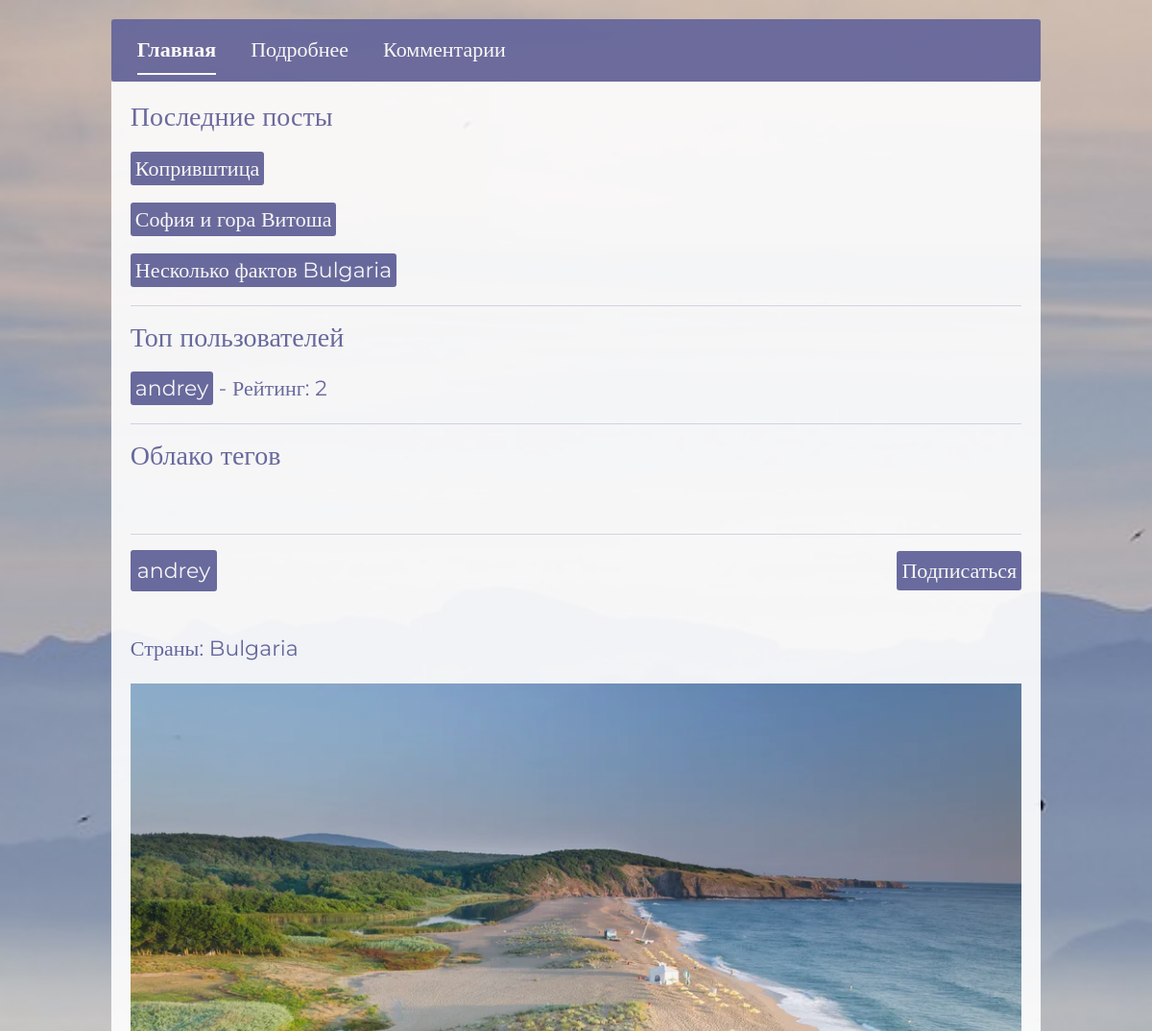
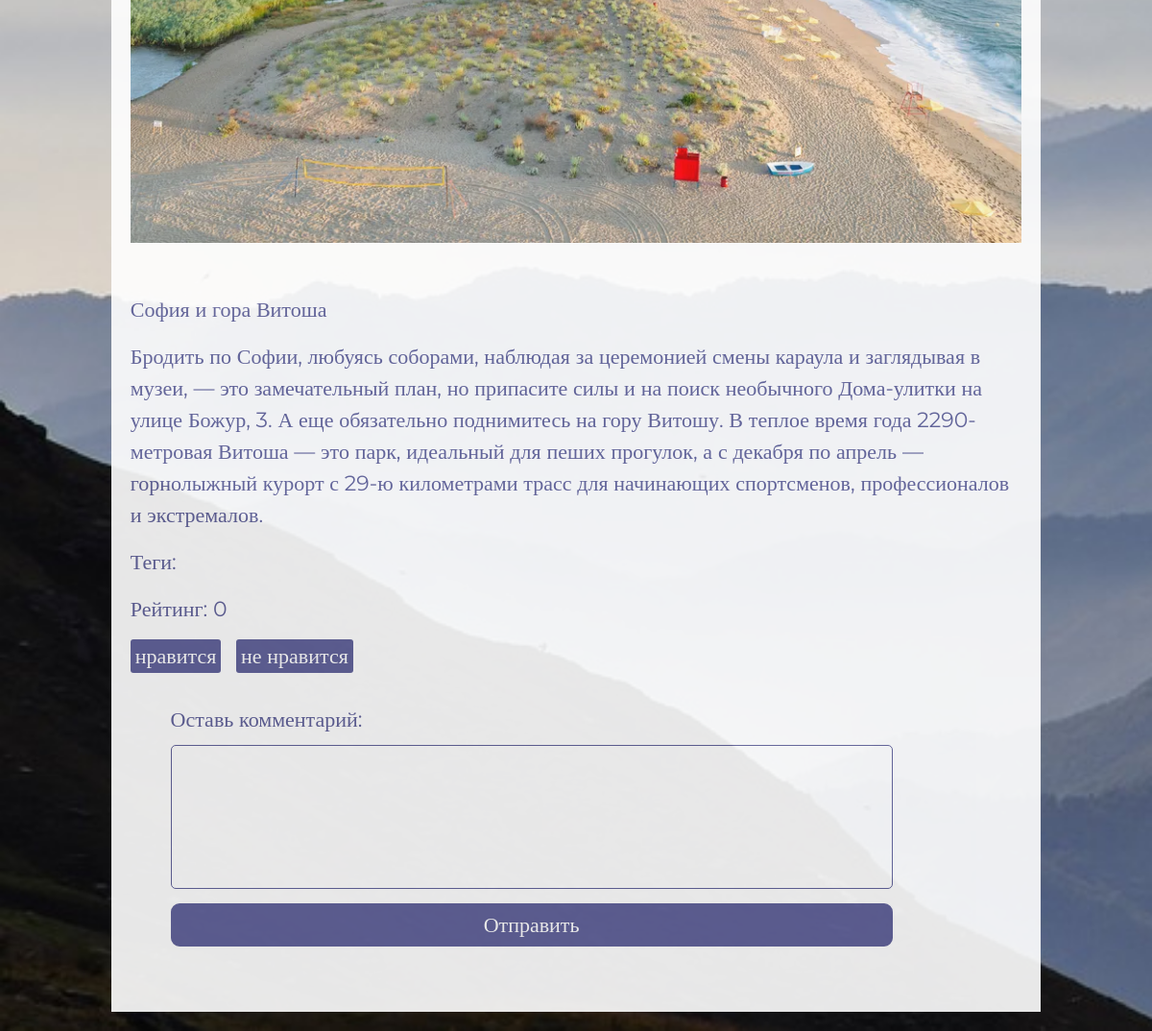
Before: /post/2/ (signed in) with the older database file (2 pictures, top to bottom).
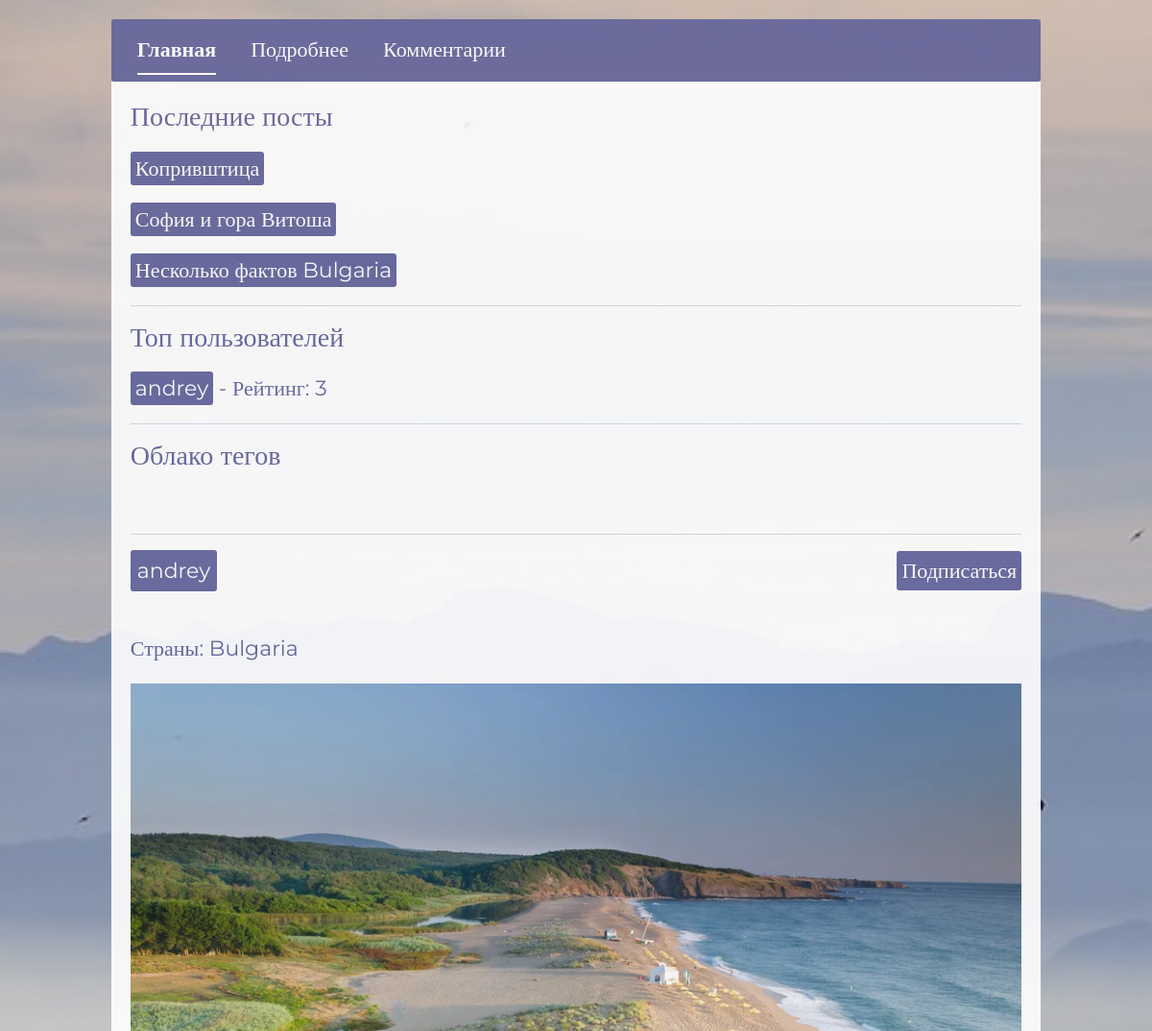
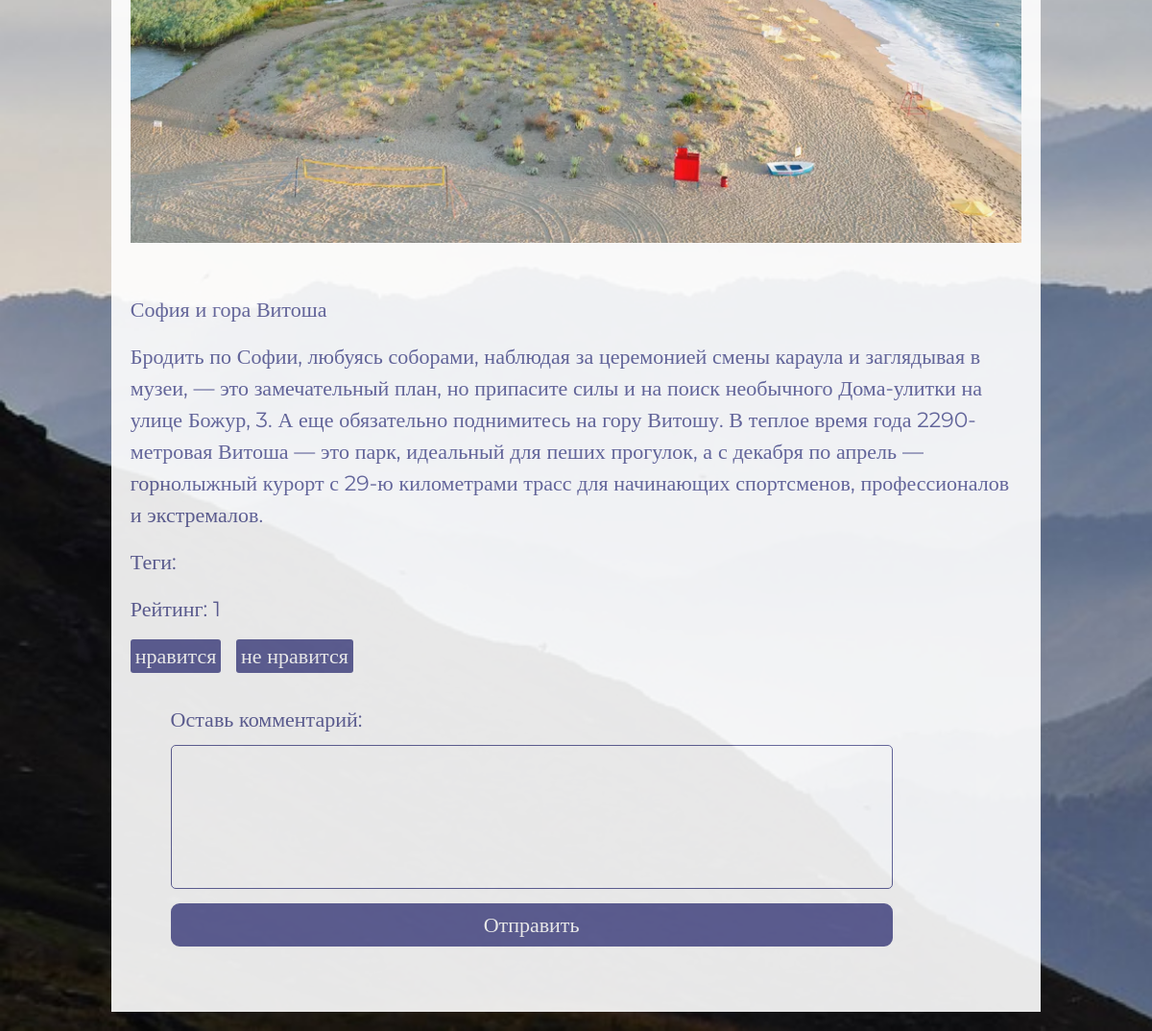
After: the same page with the newer database file (2 pictures, top to bottom).
### user/models.py (models this page shows, shortened)
class Post(models.Model):
    create_date = models.DateTimeField(auto_now_add=True)
    author = models.ForeignKey(User, on_delete=models.CASCADE,  verbose_name='Автор', blank=False, null=True, related_name='posts')
    countries = models.ManyToManyField(Country, blank=False, null=True, verbose_name="Страны")
    subject = models.CharField(max_length=255, blank=False, null=True, verbose_name='Тема')
    body = models.TextField(validators=[MinLengthValidator(3)], blank=False, null=True, verbose_name='Тело поста')
    photos = models.ManyToManyField(Photo, blank=True, verbose_name='Фотографии')
    tags = models.ManyToManyField(Tag, blank=True, verbose_name='Теги')
    rating = models.IntegerField(default=0, verbose_name='Рейтинг')
    class Meta:
        verbose_name = 'Пост'
        verbose_name_plural = 'Посты'

class Profile(models.Model):
    user = models.OneToOneField(User, on_delete=models.CASCADE, verbose_name='Пользователь')
    countries_interest = models.ManyToManyField(Country, blank=True, verbose_name="Интересующие страны")
    post_count = models.IntegerField(default=0, verbose_name='Количество постов')
    followers = models.ManyToManyField(User, related_name='following', blank=True, verbose_name='Подписчики')
    followers_count = models.IntegerField(default=0, verbose_name='Количество подписчиков')
    is_create = models.BooleanField(default=True, verbose_name='Создавать посты')
    is_blocked = models.BooleanField(default=False, verbose_name='Заблокирован')
    class Meta:
        verbose_name = 'Профиль'
        verbose_name_plural = 'Профили'

class Photo(models.Model):
    image = models.ImageField(upload_to='post_photos/', validators=[validate_image_size], verbose_name='Фото')
    class Meta:
        verbose_name = 'Фото'
        verbose_name_plural = 'Фотки'

### country/models.py (models this page shows, shortened)
class Country(models.Model):
    name = models.CharField(max_length=255, verbose_name='Название страны')
    top_level_domain = models.CharField(max_length=255, blank=True, verbose_name='Топ-уровневый домен')
    alpha2_code = models.CharField(max_length=255, unique=True, verbose_name='Двухбуквенный код страны')
    alpha3_code = models.CharField(max_length=255, unique=True, verbose_name='Трехбуквенный код страны')
    calling_code = models.CharField(max_length=255, blank=True, verbose_name='Телефонный код')
    capital = models.CharField(max_length=255, blank=True, verbose_name='Столица')
    alt_spellings = models.TextField(blank=True, verbose_name='Альтернативные написания')
    region = models.CharField(max_length=255, blank=True, verbose_name='Регион')
    class Meta:
        verbose_name = 'Страна'
        verbose_name_plural = 'Страны'

### user/views.py (the view)
# urls.py: path('post/<int:pk>/', views.post_detail_view, name='post_detail'),
@login_required
def post_detail_view(request, pk):
    profile = Profile.objects.get(user=request.user)
    blocked_response = check_user_blocked(profile)
    if blocked_response:
        return blocked_response
    form = CommentForm()
    post = get_object_or_404(Post, id=pk)
    is_following = False
    if request.user.is_authenticated:
        author_profile = get_object_or_404(Profile, user=post.author)
        is_following = author_profile.followers.filter(id=request.user.id).exists()
    context = {
        'form': form,
        'post': post,
        'is_following': is_following,
        'active_link': 'post_detail',
    }
    return render(request, 'user/post_detail.html', context)

### user/forms.py
class CommentForm(forms.ModelForm):
    body = forms.CharField(
        label='Тело поста',
        widget=forms.Textarea(attrs={'rows': 1, 'cols': 20}),
        required=True,
        validators=[MinLengthValidator(3)]  # Убедитесь, что это импортировано
    )
    class Meta:
        model = Comment
        fields = ['body']

### user/context_processors.py (called while the page is built)
def global_context(request):
    latest_posts = Post.objects.order_by('-create_date')[:3]
    tag_cloud = Tag.objects.all()
    top_users = Profile.objects.annotate(
        posts_count=Count('user__posts'),
        total_rating=Sum('user__posts__rating')
    ).filter(total_rating__gt=0).order_by('-total_rating')[:5]
    return {
        'latest_posts': latest_posts,
        'tag_cloud': tag_cloud,
        'top_users': top_users,
    }

### user/permissions.py (called while the page is built)
def check_user_blocked(profile):
    if profile.is_blocked:
        return HttpResponse("Ваш аккаунт заблокирован. Вы не можете создавать посты.", status=403)
    return None

### templates/user/post_detail.html (shortened to what this page needs)
{% extends 'base.html' %}
{% block extra_css %}
    {% load static %}
    <link rel="stylesheet" href="{% static 'css/post_detail.css' %}">
{% endblock %}
{% block content %}
    <div id="wrapper">
        <div id="index-nav">
            <ul class="nav nav-underline">
              <li class="nav-item" id="index-nav-item">
                <a id="index-link" class="nav-link active" aria-current="page" href="{% url 'index'%}">Главная</a>
              </li>
              <li class="nav-item" id="index-nav-item">
                <a id="index-link" class="nav-link" aria-current="page" href="{% url 'post_detail' post.id %}">Подробнее</a>
              </li>
              <li class="nav-item" id="index-nav-item">
                <a id="index-link" class="nav-link" href="{% url 'post_comments' post.id %}">Комментарии</a>
              </li>
            </ul>
        </div>
        <div id="lenta">
            {% include 'commom_info.html' %}
        </div>
        {% if active_link == 'post_detail' %}
            <div id="lenta">
                <hr>
                <div id="author">
                    <a href="#">{{post.author }}</a>
                    <div>
                        {% if request.user.is_authenticated %}
                            {% if request.user != post.author %}
                                {% if post.is_following %}
                                    <form action="{% url 'toggle_subscription' post.author.id %}" method="POST">
                                        {% csrf_token %}
                                        <button type="submit" id="subscription-bth">Отписаться</button>
                                    </form>
                                {% else %}
                                    <form action="{% url 'toggle_subscription' post.author.id %}" method="POST">
                                        <button type="submit" id="subscription-bth">Подписаться</button>
                                    </form>
                                {% endif %}
                            {% endif %}
                        {% endif %}
                    </div>
                </div>
                <br>
                <div id="country">
                    {% if post.countries.exists %}
                        <p>Страны:
                            {% for country in post.countries.all %}
                                {{ country.name }}{% if not forloop.last %}, {% endif %}
                            {% endfor %}
                        </p>
                    {% else %}
                        <p>Страны не указаны</p>
                    {% endif %}
                </div>
                <div id="img">
                    {% if post.photos.exists %}
                        <img src="{{ post.photos.first.image.url }}" alt="photo">
                    {% else %}
                            <p>Фотографии не загружены</p>
                    {% endif %}
                </div>
                <br>
                <div id="subject">
                    <p>
                        {{post.subject }}
                    </p>
                </div>
                <div id="info-text">
                    <p>
                        {{post.body }}
                    </p>
                </div>
                <div id="teg">
                    {% if post.countries.exists %}
                        <p>Теги:
                        </p>
                    {% else %}
                        <p>Теги не указаны</p>
                    {% endif %}
                </div>
                <div id="rating-{{ post.id }}">
                    <p>Рейтинг: <span class="rating-value">{{ post.rating }}</span></p>
                    {% if post.author != request.user %}
                        <div class="rating-buttons">
                            <a href="#" class="increase-rating" data-post-id="{{ post.id }}">нравится</a>
                            <a href="#" class="decrease-rating" data-post-id="{{ post.id }}">не нравится</a>
                        </div>
                    {% endif %}
                </div>
                {% if request.user.is_authenticated %}
                    <br>
                    <div id="add_comment">
                        <form method="post" action="{% url 'add_comment' post.id %}">
                            <div id="input-group">
                                <label for="{{ form.body.id_for_label }}">Оставь комментарий:</label>
                                    {{ form.body }}
                            </div>
                            <div id="form-button">
                                <button type="submit">Отправить</button>
                            </div>
                        </form>
                    </div>
                {% endif %}
                <br>
            </div>
        {% endif %}
    </div>
{% endblock %}

### templates/base.html (shortened to what this page needs)
<!DOCTYPE html>
<html lang="en">
<head>
    {% load static %}
    <link rel="stylesheet" href="{% static 'css/base.css' %}">
    <link rel="stylesheet" href="{% static 'css/bootstrap.min.css' %}">
    {% block extra_css %}{% endblock %}
</head>
<body id="body">
  <div class="container">
    {% block content %}{% endblock %}
  </div>
</body>
</html>

### templates/commom_info.html (shortened to what this page needs)
<div id="top-info">
    <h3>Последние посты</h3>
    {% for post in latest_posts %}
        <div id="link_posts">
            <a href="{% url 'post_detail' post.id %}">{{post.subject}}</a>
        </div>
    {% endfor %}
    <hr>
    <h3>Топ пользователей</h3>
    {% for user in top_users %}
        <div id="link_users">
            <a href="{% url 'profile_detail' user.user.id %}">{{user.user.username}}</a> - Рейтинг: {{ user.total_rating }}
        </div>
    {% endfor %}
    <hr>
    <h3>Облако тегов</h3>
</div>

### static/css/base.css (style rules this page uses)
x1html, body, div, span, applet, object, iframe, h1, h2, h3, h4, h5, h6, p, blockquote, pre, a, abbr, acronym, address, big, cite, code, del, dfn, em, img, ins, kbd, q, s, samp, small, strike, strong, sub, sup, tt, var, b, u, i, center, dl, dt, dd, ol, ul, li, fieldset, form, label, legend, table, caption, tbody, tfoot, thead, tr, th, td, article, aside, canvas, details, embed, figure, figcaption, footer, header, hgroup, menu, nav, output, ruby, section, summary, time, mark, audio, video { margin: 0; padding: 0; border: 0; font-size: 100%; font: inherit; vertical-align: baseline; }
body { line-height: 1; }
ol, ul { list-style: none; }
html { box-sizing: border-box; }
*, *::before, *::after { box-sizing: inherit; }
#body { height: auto !important; background-image: url(../img/mountains-3699372_1280.jpg); background-repeat: no-repeat; background-size: cover; font-family: 'Montserrat'; font-size: 22px; font-weight: 400; color:#000000; display: flex; justify-content: center; align-items: center; }
#input-group { display: flex; flex-direction: column; margin-bottom: 10px; }
#input-group label { margin-bottom: 10px; color: #62639B; }
#form-button button { width: 350px; height: 45px; background-color:#62639B; border-radius: 9px; border: 2px solid #62639B; color:white; }
#wrapper { display: flex; flex-direction: column; align-items: center; justify-content: center; margin: 0 auto; padding: 20px; }
#wrapper #index-nav { width: 90%; height: auto; background-color: #62639B; padding: 5px; border-radius: 3px; border: 2px solid #62639B; text-align: center; opacity: 0.9; }
#lenta { width: 90%; background-color: white; opacity: 0.9; padding: 20px; color: #62639B; }
#author { display: flex; justify-content: space-between; align-items: center; margin-bottom: 10px; }
#author a { margin-right: 20px; text-decoration: none; color: white; background-color: #62639B; padding: 3px 5px; border-radius: 3px; border: 2px solid #62639B; }
#index-nav-item { margin-left: 20px; }
#index-link { color: white; }
#subscription-bth { color: white; background-color: #62639B; border: #62639B; padding: 4px 5px; border-radius: 3px; }
.rating-buttons a { color: white; background-color: #62639B; text-decoration: none; padding: 4px 5px; border-radius: 3px; margin-right: 10px; }
#top-info div { margin-top: 20px; margin-bottom: 20px; }
#top-info div a { text-decoration: none; color: white; background-color: #62639B; padding: 4px 5px; border-radius: 3px; }

### static/css/post_detail.css (style rules this page uses)
#img { display: flex; justify-content: center; align-items: center; position: relative; margin: 20px 0; }
#img img { width: 100%; height: auto; object-fit: cover; }
#add_comment { display: flex; flex-direction: column; align-items: center; justify-content: center; width: 90%; height: auto; }
#add_comment form { width: 90%; height: auto; }
#form-button { margin-top: 15px; margin-bottom: 15px; }
#form-button button { width: 100%; height: 45px; background-color:#62639B; border-radius: 9px; border: 2px solid #62639B; color:white; }
textarea { resize: none; width: 100%; height: 150px; padding: 10px; border: 1px solid #62639B; border-radius: 5px; color: #62639B; font-size: 16px; }

Changed rows visible on the page:
changed Post "София и гора Витоша": rating "0" → "1"
computed for Profile "andrey": total_rating "2" → "3"
